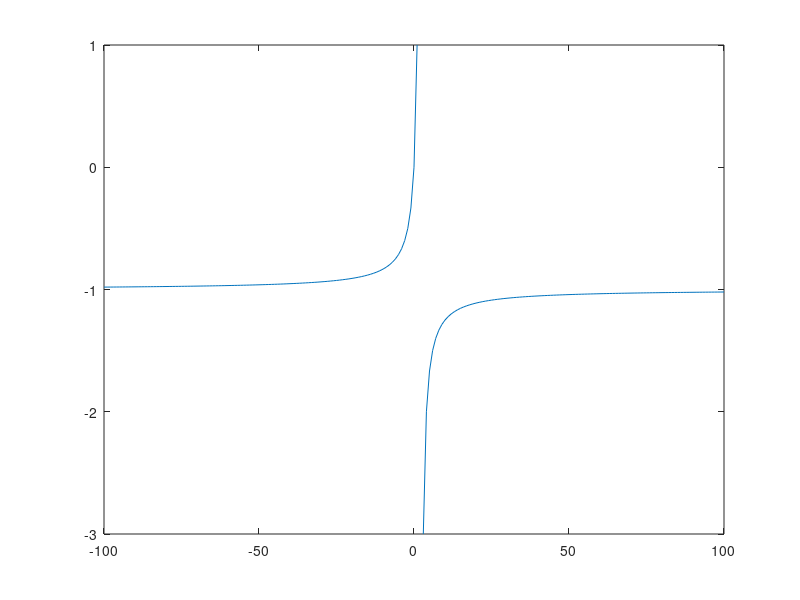

This figure's MATLAB source:
% Octave Script
% Title         :Grafica 3
% Author        :Kevin Yoan Calderón García
% Description   :Script para graficar una funcion
% Date          :28/10/2021
% Version       :1
% Usage         :octave
%               :
%               :Requiere de octave

clear 
% Dominio de la funcion
t = -100:1:100;
% Rango de la funcion
ft = (t)./(2-t);
% Funcion a plotear
plot(t, ft)
